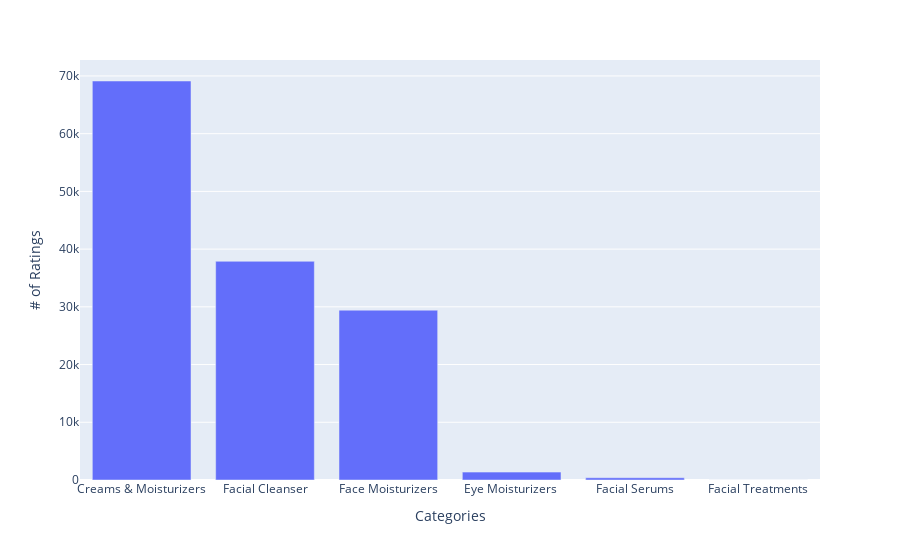

The code cell stored with this chart in its notebook:
### Code cell
fig = px.bar(
    x=df.groupby('category').count().index, 
    y=df.groupby('category').count()['sku_ids'],
    labels={
        'x': 'Categories',
        'y': '# of Ratings'
    }
)

fig.update_layout(barmode='stack', xaxis={'categoryorder':'total descending'})
fig.show()

### Figure 1 — Plotly figure (JSON) as saved in the notebook; plotly's stock layout.template omitted (floating-point values rounded to 4 significant figures)
{"data": [{"alignmentgroup": "True", "hovertemplate": "Categories=%{x}<br># of Ratings=%{y}<extra></extra>", "legendgroup": "", "marker": {"color": "#636efa", "pattern": {"shape": ""}}, "name": "", "offsetgroup": "", "orientation": "v", "showlegend": false, "textposition": "auto", "type": "bar", "x": ["Creams & Moisturizers", "Eye Moisturizers ", "Face Moisturizers", "Facial Cleanser", "Facial Serums", "Facial Treatments"], "xaxis": "x", "y": [69127, 1367, 29424, 37890, 384, 3], "yaxis": "y"}], "layout": {"barmode": "stack", "legend": {"tracegroupgap": 0}, "margin": {"t": 60}, "xaxis": {"anchor": "y", "categoryorder": "total descending", "domain": [0, 1], "title": {"text": "Categories"}}, "yaxis": {"anchor": "x", "domain": [0, 1], "title": {"text": "# of Ratings"}}}}
